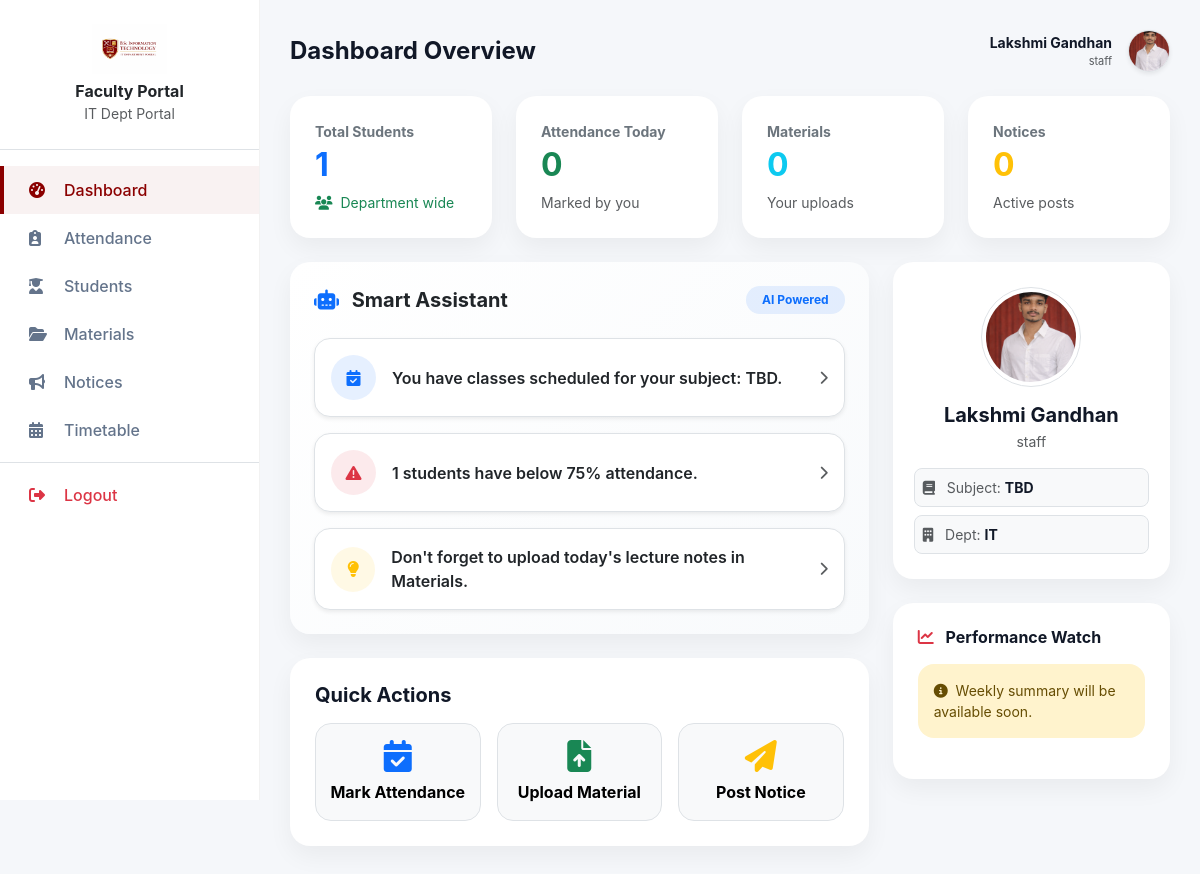
The page /faculty/dashboard (signed in) on the database its author committed.
### models.py (models this page shows)
class Faculty(SQLModel, table=True):
    id: Optional[int] = Field(default=None, primary_key=True)
    name: str
    designation: str
    email: str = Field(unique=True, index=True)
    phone: str
    subject: str = Field(default="General")
    department: str = Field(default="IT")
    username: str = Field(unique=True, index=True, default=None)
    password_hash: str = Field(default="")
    role: str = Field(default="faculty")
    photo: Optional[str] = None
    created_at: datetime = Field(default_factory=datetime.utcnow)

### routers/faculty_dashboard.py (the view)
@router.get("/dashboard")
def faculty_dashboard(
    request: Request,
    db: Session = Depends(get_session),
    faculty: Faculty = Depends(get_current_faculty)
):
    total_students = db.exec(select(func.count(Student.id))).one()
    today_str = datetime.now().strftime("%Y-%m-%d")
    today_attendance = db.exec(
        select(func.count(Attendance.id))
        .where(Attendance.date == today_str)
        .where(Attendance.faculty_id == faculty.id)
    ).one()
    total_materials = db.exec(
        select(func.count(StudyMaterial.id))
        .where(StudyMaterial.uploaded_by == faculty.id)
    ).one()
    total_notices = db.exec(
        select(func.count(Notice.id))
        .where(Notice.posted_by == str(faculty.id))
    ).one()
    smart_messages = []
    smart_messages.append({
        "icon": "fa-calendar-check",
        "text": f"You have classes scheduled for your subject: {faculty.subject}.",
        "color": "primary"
    })
    low_attendance_count = db.exec(
        select(func.count(Student.id)).where(Student.attendance_percentage < 75)
    ).one()
    if low_attendance_count > 0:
        smart_messages.append({
            "icon": "fa-triangle-exclamation",
            "text": f"{low_attendance_count} students have below 75% attendance.",
            "color": "danger"
        })
    smart_messages.append({
        "icon": "fa-lightbulb",
        "text": "Don't forget to upload today's lecture notes in Materials.",
        "color": "warning"
    })
    return templates.TemplateResponse("faculty/dashboard.html", {
        "request": request,
        "faculty": faculty,
        "active_page": "dashboard",
        "stats": {
            "students": total_students,
            "attendance": today_attendance,
            "materials": total_materials,
            "notices": total_notices
        },
        "smart_messages": smart_messages
    })

### templates/faculty/dashboard.html (shortened to what this page needs)
{% extends "faculty/faculty_base.html" %}
{% block header %}Dashboard Overview{% endblock %}
{% block faculty_content %}
<div class="row g-4 mb-4">
    <div class="col-md-3">
        <div class="glass-card p-4 h-100">
            <div class="small fw-bold text-secondary mb-1">Total Students</div>
            <div class="h2 fw-bold text-primary mb-0">{{ stats.students }}</div>
            <div class="mt-2 small text-success"><i class="fa-solid fa-users me-1"></i> Department wide</div>
        </div>
    </div>
    <div class="col-md-3">
        <div class="glass-card p-4 h-100">
            <div class="small fw-bold text-secondary mb-1">Attendance Today</div>
            <div class="h2 fw-bold text-success mb-0">{{ stats.attendance }}</div>
            <div class="mt-2 small text-muted">Marked by you</div>
        </div>
    </div>
    <div class="col-md-3">
        <div class="glass-card p-4 h-100">
            <div class="small fw-bold text-secondary mb-1">Materials</div>
            <div class="h2 fw-bold text-info mb-0">{{ stats.materials }}</div>
            <div class="mt-2 small text-muted">Your uploads</div>
        </div>
    </div>
    <div class="col-md-3">
        <div class="glass-card p-4 h-100">
            <div class="small fw-bold text-secondary mb-1">Notices</div>
            <div class="h2 fw-bold text-warning mb-0">{{ stats.notices }}</div>
            <div class="mt-2 small text-muted">Active posts</div>
        </div>
    </div>
</div>
<div class="row g-4">
    <div class="col-lg-8">
        <div class="glass-card p-4 mb-4 border-0" style="background: linear-gradient(135deg, #fff, #f8fafc);">
            <div class="d-flex justify-content-between align-items-center mb-4">
                <h5 class="fw-bold mb-0 text-dark"><i class="fa-solid fa-robot me-2 text-primary"></i> Smart Assistant</h5>
                <span class="badge bg-primary bg-opacity-10 text-primary px-3 py-2 rounded-pill">AI Powered</span>
            </div>
            <div class="row g-3">
                {% for msg in smart_messages %}
                <div class="col-12 animate-fade-in" style="--delay: {{ loop.index0 * 0.1 }}s; animation-delay: var(--delay);">
                    <div class="d-flex align-items-center p-3 rounded-4 bg-white border shadow-sm hover-lift">
                        <div class="bg-{{ msg.color }} bg-opacity-10 text-{{ msg.color }} rounded-circle d-flex align-items-center justify-content-center me-3" style="width: 45px; height: 45px;">
                            <i class="fa-solid {{ msg.icon }}"></i>
                        </div>
                        <div class="fw-semibold text-dark">{{ msg.text }}</div>
                        <i class="fa-solid fa-chevron-right ms-auto text-muted small"></i>
                    </div>
                </div>
                {% endfor %}
            </div>
        </div>
        <div class="glass-card p-4">
            <h5 class="fw-bold mb-3">Quick Actions</h5>
            <div class="row g-3">
                <div class="col-md-4">
                    <a href="/faculty/attendance" class="btn btn-light w-100 py-3 rounded-4 border hover-lift">
                        <i class="fa-solid fa-calendar-check fa-2x mb-2 text-primary"></i>
                        <div class="fw-bold">Mark Attendance</div>
                    </a>
                </div>
                <div class="col-md-4">
                    <a href="/faculty/materials" class="btn btn-light w-100 py-3 rounded-4 border hover-lift">
                        <i class="fa-solid fa-file-arrow-up fa-2x mb-2 text-success"></i>
                        <div class="fw-bold">Upload Material</div>
                    </a>
                </div>
                <div class="col-md-4">
                    <a href="/faculty/notices" class="btn btn-light w-100 py-3 rounded-4 border hover-lift">
                        <i class="fa-solid fa-paper-plane fa-2x mb-2 text-warning"></i>
                        <div class="fw-bold">Post Notice</div>
                    </a>
                </div>
            </div>
        </div>
    </div>
    <div class="col-lg-4">
        <div class="glass-card p-4 mb-4 text-center">
            <div class="mb-3">
                {% if faculty.photo %}
                <img src="/{{ faculty.photo }}" alt="." class="rounded-circle border p-1" style="width: 100px; height: 100px; object-fit: cover;">
                {% else %}
                <div class="bg-primary bg-opacity-10 text-primary rounded-circle d-inline-flex align-items-center justify-content-center border" style="width: 100px; height: 100px;">
                    <i class="fa-solid fa-user fa-3x"></i>
                </div>
                {% endif %}
            </div>
            <h5 class="fw-bold mb-1">{{ faculty.name }}</h5>
            <p class="text-muted small mb-3">{{ faculty.designation }}</p>
            <div class="row g-2 text-start">
                <div class="col-12 bg-light p-2 rounded-3 border small">
                    <span class="text-muted"><i class="fa-solid fa-book me-2"></i> Subject:</span> <span class="fw-bold">{{ faculty.subject }}</span>
                </div>
                <div class="col-12 bg-light p-2 rounded-3 border small">
                    <span class="text-muted"><i class="fa-solid fa-building me-2"></i> Dept:</span> <span class="fw-bold">{{ faculty.department }}</span>
                </div>
            </div>
        </div>
        <div class="glass-card p-4">
            <h6 class="fw-bold mb-3"><i class="fa-solid fa-chart-line me-2 text-danger"></i> Performance Watch</h6>
            <div class="alert alert-warning border-0 rounded-4 small">
                <i class="fa-solid fa-info-circle me-1"></i> Weekly summary will be available soon.
            </div>
        </div>
    </div>
</div>
{% endblock %}

### templates/faculty/faculty_base.html (shortened to what this page needs)
<!DOCTYPE html>
<html lang="en">
<head>
    <link href="https://cdn.jsdelivr.net/npm/bootstrap@5.3.0/dist/css/bootstrap.min.css" rel="stylesheet">
    <link rel="stylesheet" href="/static/css/style.css">
    <link rel="stylesheet" href="https://cdnjs.cloudflare.com/ajax/libs/font-awesome/6.4.0/css/all.min.css">
</head>
<body>
    <div class="faculty-sidebar" id="facultySidebar">
        <div class="p-4 border-bottom text-center">
            <img src="/static/images/crest.png" alt="." style="max-height: 50px;" class="mb-2">
            <h6 class="fw-bold text-dark mb-0">Faculty Portal</h6>
            <small class="text-muted">IT Dept Portal</small>
        </div>
        <div class="py-3">
            <a href="/faculty/dashboard" class="nav-link-custom {% if active_page == 'dashboard' %}active{% endif %}">
                <i class="fa-solid fa-gauge-high"></i> Dashboard
            </a>
            <a href="/faculty/attendance" class="nav-link-custom {% if active_page == 'attendance' %}active{% endif %}">
                <i class="fa-solid fa-clipboard-user"></i> Attendance
            </a>
            <a href="/faculty/students" class="nav-link-custom {% if active_page == 'students' %}active{% endif %}">
                <i class="fa-solid fa-user-graduate"></i> Students
            </a>
            <a href="/faculty/materials" class="nav-link-custom {% if active_page == 'materials' %}active{% endif %}">
                <i class="fa-solid fa-folder-open"></i> Materials
            </a>
            <a href="/faculty/notices" class="nav-link-custom {% if active_page == 'notices' %}active{% endif %}">
                <i class="fa-solid fa-bullhorn"></i> Notices
            </a>
            <a href="/faculty/timetable" class="nav-link-custom {% if active_page == 'timetable' %}active{% endif %}">
                <i class="fa-solid fa-calendar-days"></i> Timetable
            </a>
            <div class="border-top my-2"></div>
            <a href="/faculty-auth/logout" class="nav-link-custom text-danger">
                <i class="fa-solid fa-right-from-bracket"></i> Logout
            </a>
        </div>
    </div>
    <div class="faculty-main">
        <div class="d-flex justify-content-between align-items-center mb-4">
            <div class="d-flex align-items-center">
                <h4 class="fw-bold mb-0">{% block header %}{% endblock %}</h4>
            </div>
            <div class="d-flex align-items-center gap-3">
                <div class="text-end d-none d-sm-block">
                    <div class="fw-bold small">{{ faculty.name }}</div>
                    <div class="text-muted small" style="font-size: 11px;">{{ faculty.designation }}</div>
                </div>
                {% if faculty.photo %}
                <img src="/{{ faculty.photo }}" alt="." class="rounded-circle border shadow-sm" style="width: 42px; height: 42px; object-fit: cover;">
                {% else %}
                <div class="bg-primary bg-opacity-10 text-primary rounded-circle d-flex align-items-center justify-content-center border" style="width: 42px; height: 42px;">
                    <i class="fa-solid fa-user"></i>
                </div>
                {% endif %}
            </div>
        </div>
        {% block faculty_content %}{% endblock %}
    </div>
</body>
</html>

### static/css/style.css (style rules this page uses)
:root { --bg-color: #F5F7FA; --primary-blue: #8B0000; --dark-header: #0F172A; --grad-start: #8B0000; --grad-end: #A61B1B; --text-main: #111827; --card-bg: #FFFFFF; --shadow-soft: 0 10px 25px rgba(0, 0, 0, 0.05); --shadow-hover: 0 20px 40px rgba(0, 0, 0, 0.1); --radius-card: 20px; --radius-btn: 12px; }
.hover-lift { transition: transform 0.3s ease, box-shadow 0.3s ease; }
body { font-family: -apple-system, BlinkMacSystemFont, "Segoe UI", Roboto, Helvetica, Arial, sans-serif, "Apple Color Emoji", "Segoe UI Emoji", "Segoe UI Symbol"; background-color: var(--bg-color); color: var(--text-main); -webkit-font-smoothing: antialiased; min-height: 100vh; margin: 0; padding: 0; }
.glass-card { background: var(--card-bg); border-radius: var(--radius-card); box-shadow: var(--shadow-soft); border: 1px solid rgba(255, 255, 255, 0.5); transition: transform 0.3s cubic-bezier(0.4, 0, 0.2, 1), box-shadow 0.3s ease; overflow: hidden; }

### templates/faculty/faculty_base.html (style rules this page uses)
.faculty-sidebar { width: 260px; background: #fff; height: 100vh; position: fixed; left: 0; top: 0; border-right: 1px solid rgba(0,0,0,0.05); z-index: 1000; overflow-y: auto; }
.faculty-main { margin-left: 260px; padding: 30px; background: #F5F7FA; min-height: 100vh; }
.nav-link-custom { padding: 12px 25px; color: #64748b; font-weight: 500; display: flex; align-items: center; border-left: 4px solid transparent; transition: all 0.2s; text-decoration: none; }
.nav-link-custom:hover, .nav-link-custom.active { color: #8B0000; background: rgba(139, 0, 0, 0.05); border-left-color: #8B0000; }
.nav-link-custom i { width: 25px; margin-right: 10px; }

### templates/faculty/dashboard.html (style rules this page uses)
.animate-fade-in { opacity: 0; animation: fadeIn 0.4s forwards; }

### rows shown on the page
Faculty: name "Lakshmi Gandhan", designation "staff", photo (picture), subject "TBD", department "IT"

### other values the page prints
{{ stats.students }} "1"
{{ stats.attendance }} "0"
{{ stats.materials }} "0"
{{ stats.notices }} "0"
{{ msg.text }} "You have classes scheduled for your subject: TBD." "1 students have below 75% attendance." "Don't forget to upload today's lecture notes in Materials."
